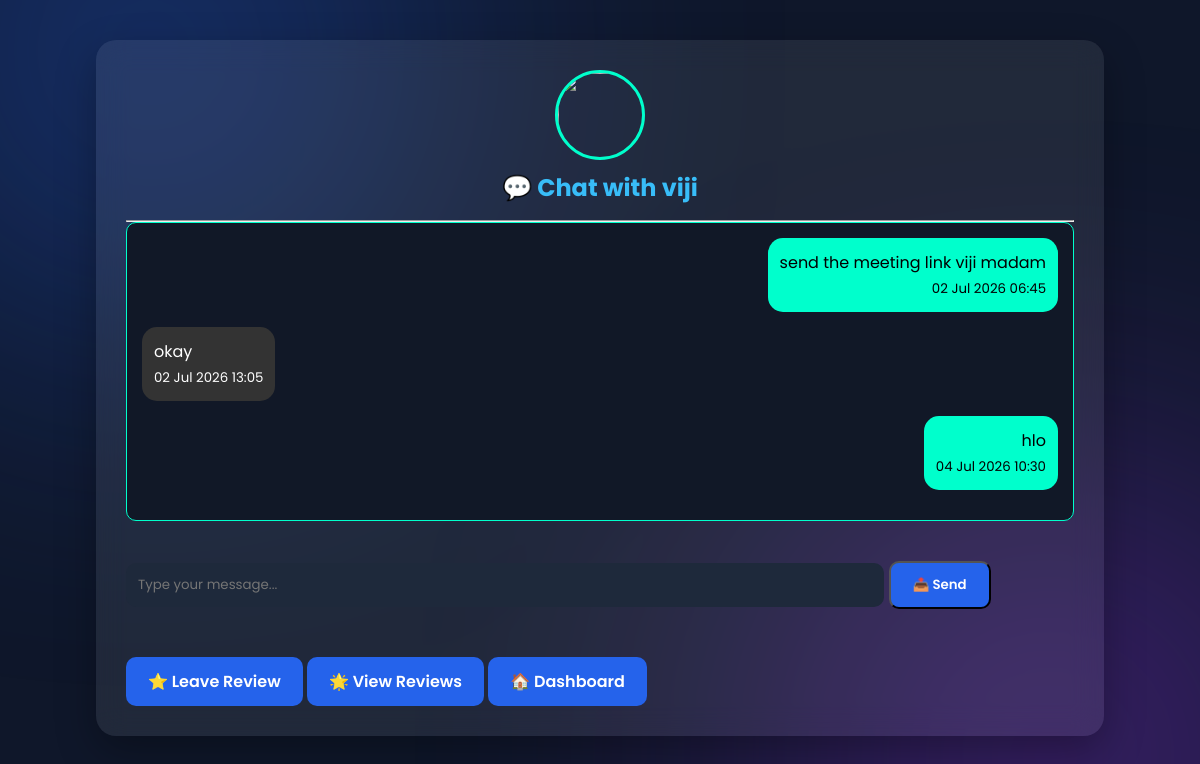
The page /chat/3/ (signed in) on the database its author committed.
### accounts/models.py (models this page shows, shortened)
class Profile(models.Model):
    EXPERIENCE_CHOICES = [
        ("Beginner", "Beginner"),
        ("Intermediate", "Intermediate"),
        ("Expert", "Expert"),
    ]
    MODE_CHOICES = [
        ("Online", "Online"),
        ("Offline", "Offline"),
        ("Both", "Both"),
    ]
    user = models.OneToOneField(
        User,
        on_delete=models.CASCADE
    )
    full_name = models.CharField(max_length=100)
    bio = models.TextField(
        blank=True
    )
    profile_picture = models.ImageField(
        upload_to="profiles/",
        blank=True,
        null=True
    )
    skills_offered = models.TextField(
        help_text="Comma-separated skills"
    )
    skills_wanted = models.TextField(
        help_text="Comma-separated skills"
    )
    experience = models.CharField(
        max_length=20,
        choices=EXPERIENCE_CHOICES
    )
    language = models.CharField(max_length=50)
    availability = models.CharField(max_length=100)
    location = models.CharField(max_length=100)
    learning_mode = models.CharField(
        max_length=20,
        choices=MODE_CHOICES
    )

class Message(models.Model):
    sender = models.ForeignKey(
        Profile,
        on_delete=models.CASCADE,
        related_name="messages_sent"
    )
    receiver = models.ForeignKey(
        Profile,
        on_delete=models.CASCADE,
        related_name="messages_received"
    )
    message = models.TextField()
    timestamp = models.DateTimeField(
        auto_now_add=True
    )
    is_read = models.BooleanField(default=False)
    class Meta:
        ordering = ["timestamp"]

### accounts/views.py (the view, shortened to what this page needs)
@login_required
def chat(request, profile_id):
    sender = Profile.objects.get(user=request.user)
    receiver = get_object_or_404(
        Profile,
        id=profile_id
    )
    accepted = ExchangeRequest.objects.filter(
        sender=sender,
        receiver=receiver,
        status="Accepted"
    ).exists() or ExchangeRequest.objects.filter(
        sender=receiver,
        receiver=sender,
        status="Accepted"
    ).exists()
    if not accepted:
        messages.error(request, "Skill request not accepted.")
        return redirect("matches")
    Message.objects.filter(
        sender=receiver,
        receiver=sender,
        is_read=False
    ).update(is_read=True)
    chats = Message.objects.filter(
        sender=sender,
        receiver=receiver
    ) | Message.objects.filter(
        sender=receiver,
        receiver=sender
    )
    chats = chats.order_by("timestamp")
    unread_count = Message.objects.filter(
        receiver=sender,
        is_read=False
    ).count()
    return render(request, "chat.html", {
        "receiver": receiver,
        "messages": chats,
        "unread_count": unread_count
    })

### templates/chat.html (shortened to what this page needs)
{% load static %}
<!DOCTYPE html>
<html>
<head>
    <link rel="stylesheet" href="{% static 'css/style.css' %}">
</head>
<body>
<div class="container">
    <div class="card">
        <div style="text-align:center;">
            {% if receiver.profile_picture %}
                <img src="{{ receiver.profile_picture.url }}"
                     style="width:90px;
                            height:90px;
                            border-radius:50%;
                            border:3px solid #00ffcc;
                            object-fit:cover;">
            {% else %}
                <img src="{% static 'images/default_profile.png' %}"
                     style="width:90px;
                            height:90px;
                            border-radius:50%;
                            border:3px solid #00ffcc;">
            {% endif %}
            <h2>💬 Chat with {{ receiver.full_name }}</h2>
        </div>
        <hr>
        <div style="max-height:400px;
                    overflow-y:auto;
                    padding:15px;
                    border:1px solid #00ffcc;
                    border-radius:10px;
                    background:#111827;">
            {% for msg in messages %}
                {% if msg.sender.user == request.user %}
                    <div style="text-align:right;margin-bottom:15px;">
                        <span style="
                            display:inline-block;
                            background:#00ffcc;
                            color:black;
                            padding:12px;
                            border-radius:15px;
                            max-width:70%;
                        ">
                            {{ msg.message }}
                            <br>
                            <small>
                                {{ msg.timestamp|date:"d M Y H:i" }}
                            </small>
                        </span>
                    </div>
                {% else %}
                    <div style="text-align:left;margin-bottom:15px;">
                        <span style="
                            display:inline-block;
                            background:#333;
                            color:white;
                            padding:12px;
                            border-radius:15px;
                            max-width:70%;
                        ">
                            {{ msg.message }}
                            <br>
                            <small>
                                {{ msg.timestamp|date:"d M Y H:i" }}
                            </small>
                        </span>
                    </div>
                {% endif %}
            {% empty %}
                <p style="text-align:center;">
                    No messages yet.
                </p>
            {% endfor %}
        </div>
        <br>
        <form method="POST">
            <input
                type="text"
                name="message"
                placeholder="Type your message..."
                required
                style="width:80%;padding:12px;"
            >
            <button
                type="submit"
                class="btn"
            >
                📤 Send
            </button>
        </form>
        <br>
        <a href="{% url 'leave_review' receiver.id %}" class="btn">
            ⭐ Leave Review
        </a>
        <a href="{% url 'view_reviews' receiver.id %}" class="btn">
            🌟 View Reviews
        </a>
        <a href="{% url 'dashboard' %}" class="btn">
            🏠 Dashboard
        </a>
    </div>
</div>
</body>
</html>

### static/css/style.css (style rules this page uses)
* { margin:0; padding:0; box-sizing:border-box; font-family:'Poppins',sans-serif; }
body { background:#0f172a; color:white; min-height:100vh; padding:40px; }
body::before { content:""; position:fixed; width:600px; height:600px; background:#2563eb; border-radius:50%; filter:blur(150px); top:-250px; left:-150px; opacity:.35; z-index:-2; }
body::after { content:""; position:fixed; width:600px; height:600px; background:#9333ea; border-radius:50%; filter:blur(150px); bottom:-250px; right:-150px; opacity:.35; z-index:-2; }
.container { width:90%; max-width:1100px; margin:auto; }
.card { background:rgba(255,255,255,.08); backdrop-filter:blur(15px); border-radius:20px; padding:30px; margin-bottom:30px; box-shadow:0 15px 40px rgba(0,0,0,.3); }
h2 { color:#38bdf8; margin-bottom:15px; }
.btn { display:inline-block; margin-top:15px; padding:12px 22px; background:#2563eb; color:white; border-radius:10px; text-decoration:none; transition:.3s; font-weight:600; }
input, textarea, select { width:100%; padding:12px; border:none; border-radius:10px; margin:10px 0; background:#1e293b; color:white; }

### rows shown on the page
Profile: full_name "viji"
Message: message "send the meeting link viji madam", timestamp "02 Jul 2026 06:45"
Message: message "okay", timestamp "02 Jul 2026 13:05"
Message: message "hlo", timestamp "04 Jul 2026 10:30"
